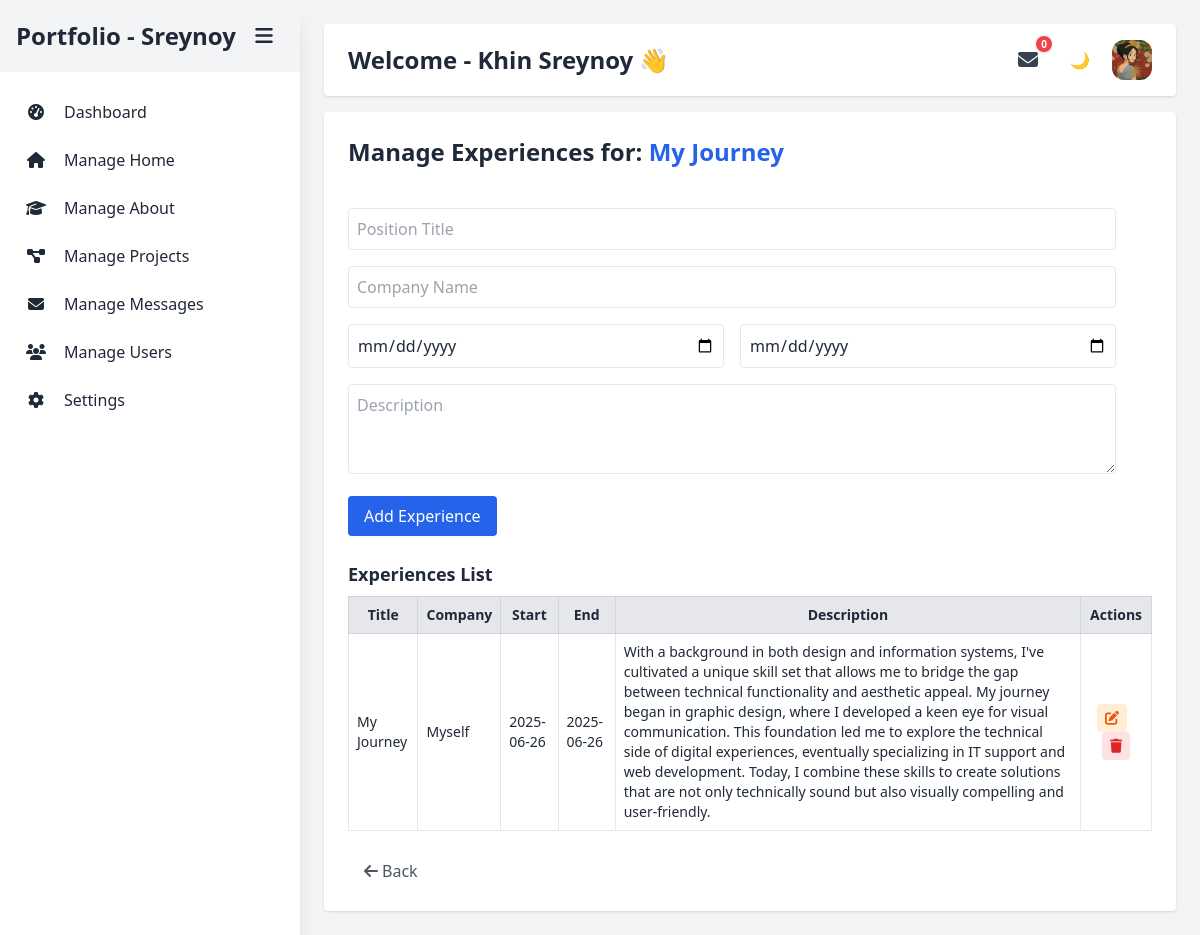
/experiences.php?about_id=4 (signed in), run on the app's committed database.
### tables this page shows
CREATE TABLE IF NOT EXISTS `users` (
  `id` int NOT NULL AUTO_INCREMENT,
  `username` varchar(50) NOT NULL,
  `email` varchar(100) NOT NULL,
  `password` varchar(255) DEFAULT NULL,
  `full_name` varchar(100) DEFAULT NULL,
  `user_profile` varchar(255) DEFAULT NULL,
  `role` varchar(20) DEFAULT NULL,
  `created_at` timestamp NULL DEFAULT CURRENT_TIMESTAMP,
  `updated_at` timestamp NULL DEFAULT CURRENT_TIMESTAMP ON UPDATE CURRENT_TIMESTAMP,
  `is_default_admin` tinyint(1) DEFAULT '0',
  PRIMARY KEY (`id`),
  UNIQUE KEY `email` (`email`)
);

CREATE TABLE IF NOT EXISTS `about` (
  `id` int NOT NULL AUTO_INCREMENT,
  `title` varchar(100) DEFAULT NULL,
  `description` text,
  `lang` varchar(10) DEFAULT 'en',
  `created_at` timestamp NULL DEFAULT CURRENT_TIMESTAMP,
  `updated_at` timestamp NULL DEFAULT CURRENT_TIMESTAMP ON UPDATE CURRENT_TIMESTAMP,
  PRIMARY KEY (`id`)
);

CREATE TABLE IF NOT EXISTS `experiences` (
  `id` int NOT NULL AUTO_INCREMENT,
  `about_id` int NOT NULL,
  `title` varchar(100) DEFAULT NULL,
  `company` varchar(100) DEFAULT NULL,
  `start_date` date DEFAULT NULL,
  `end_date` date DEFAULT NULL,
  `description` text,
  `created_at` timestamp NULL DEFAULT CURRENT_TIMESTAMP,
  `updated_at` timestamp NULL DEFAULT CURRENT_TIMESTAMP ON UPDATE CURRENT_TIMESTAMP,
  `order` int DEFAULT '0',
  PRIMARY KEY (`id`),
  KEY `about_id` (`about_id`)
);

### experiences.php (the view, shortened to what this page needs)
<?php include 'includes/header.php'; ?>
<?php
    $about_id = isset($_GET['about_id']) ? intval($_GET['about_id']) : 0;
    $about = $conn->query("SELECT * FROM about WHERE id = $about_id")->fetch_assoc();
    $experiences = $conn->query("SELECT * FROM experiences WHERE about_id = $about_id ORDER BY start_date DESC");
    $editExp = null;
?>
<div class="flex min-h-screen">
    <?php include 'includes/sidebar.php'; ?>
    <main class="flex-1 p-6">
        <?php  include 'includes/topbar.php'; ?>
        <div class="max-w-full mx-auto bg-white dark:bg-gray-800 p-6 rounded shadow">
            <h2 class="text-2xl font-bold mb-4">
                Manage Experiences for:
                <span class="text-blue-600"><?= htmlspecialchars($about['title']) ?></span>
            </h2>
            <form method="POST" class="my-6 space-y-4 max-w-3xl">
                <input type="text" name="title" placeholder="Position Title" class="w-full dark:bg-gray-700 p-2 border dark:border-gray-800 rounded"
                    value="<?= htmlspecialchars($editExp['title'] ?? '') ?>">
                <input type="text" name="company" placeholder="Company Name" class="w-full dark:bg-gray-700 p-2 border dark:border-gray-800 rounded"
                    value="<?= htmlspecialchars($editExp['company'] ?? '') ?>">
                <div class="grid grid-cols-2 gap-4">
                    <input type="date" name="start_date" class="dark:bg-gray-700 p-2 border dark:border-gray-800 rounded w-full"
                        value="<?= htmlspecialchars($editExp['start_date'] ?? '') ?>">
                    <input type="date" name="end_date" class="dark:bg-gray-700 p-2 border dark:border-gray-800 rounded w-full"
                        value="<?= htmlspecialchars($editExp['end_date'] ?? '') ?>">
                </div>
                <textarea name="description" placeholder="Description" class="w-full dark:bg-gray-700 p-2 border dark:border-gray-800 rounded" rows="3"><?= htmlspecialchars($editExp['description'] ?? '') ?></textarea>
                <button type="submit" class="bg-blue-600 text-white px-4 py-2 rounded hover:bg-blue-700">
                    <?= $editExp ? 'Update Experience' : 'Add Experience' ?>
                </button>
            </form>
            <h3 class="text-lg font-semibold mb-2">Experiences List</h3>
            <table class="w-full border-collapse border text-sm">
                <thead class="bg-gray-200 dark:bg-gray-700">
                    <tr>
                        <th class="p-2 border border-gray-300 dark:border-gray-500">Title</th>
                        <th class="p-2 border border-gray-300 dark:border-gray-500">Company</th>
                        <th class="p-2 border border-gray-300 dark:border-gray-500">Start</th>
                        <th class="p-2 border border-gray-300 dark:border-gray-500">End</th>
                        <th class="p-2 border border-gray-300 dark:border-gray-500">Description</th>
                        <th class="p-2 border border-gray-300 dark:border-gray-500">Actions</th>
                    </tr>
                </thead>
                <tbody>
                <?php while ($exp = $experiences->fetch_assoc()): ?>
                    <tr class="border-b">
                        <td class="p-2 border dark:border-gray-500"><?= htmlspecialchars($exp['title']) ?></td>
                        <td class="p-2 border dark:border-gray-500"><?= htmlspecialchars($exp['company']) ?></td>
                        <td class="p-2 border dark:border-gray-500"><?= $exp['start_date'] ?></td>
                        <td class="p-2 border dark:border-gray-500">
                            <?= ($exp['end_date'] === '0000-00-00' || $exp['end_date'] === null) ? 'Present' : htmlspecialchars($exp['end_date']) ?>
                        </td>
                        <td class="p-2 border dark:border-gray-500"><?= htmlspecialchars($exp['description']) ?></td>
                        <td class="p-2 border dark:border-gray-500 text-center">
                            <a href="experiences.php?edit=<?= $exp['id'] ?>&about_id=<?= $about_id ?>" class="inline-block text-sm px-2 py-1 mr-2 rounded bg-orange-100 text-orange-600">
                                <i class="fa-solid fa-pen-to-square"></i>
                            </a>
                            <a href="?delete=<?= $exp['id'] ?>&about_id=<?= $about_id ?>" onclick="return confirm('Delete this experience?')" class="inline-block text-sm px-2 py-1 rounded bg-red-100 text-red-600">
                                <i class="fa-solid fa-trash"></i>
                            </a>
                        </td>
                    </tr>
                <?php endwhile; ?>
                </tbody>
            </table>
            <div class="mt-6">
                <?php
                    include "components/back-button.php";
                ?>
            </div>
        </div>
    </main>
</div>
<?php include 'includes/footer.php'; ?>

### includes/sidebar.php (shortened to what this page needs)
<?php
$currentPage = basename($_SERVER['PHP_SELF']);
?>
<aside id="sidebar" class="sticky top-0 h-screen bg-white dark:bg-gray-800 shadow-xl transition-all duration-300 ease-in-out overflow-hidden w-1/3 xl:w-1/6 lg:w-1/4">
    <nav>
        <div class="flex items-center justify-between bg-gray-100 dark:bg-gray-700 py-4 px-4">
            <h2 class="menu-title text-2xl font-bold capitalize">Portfolio - <?= htmlspecialchars($userName) ?></h2>
            <button id="toggleSidebar" class="flex items-center justify-center w-10 h-10 hover:bg-gray-300/50 p-2 text-xl rounded-lg" title="Toggle Menu">
                <i class="fas fa-bars"></i>
            </button>
        </div>
        <ul class="mt-4">
            <li>
                <a href="dashboard.php"
                   class="menu-item flex items-center gap-2 py-1 px-4 hover:bg-gray-200 dark:hover:bg-gray-700 block <?= $currentPage === 'dashboard.php' ? 'bg-gray-100 dark:bg-gray-700 font-semibold' : '' ?>">
                   <div class="flex items-center justify-center w-10 h-10"><i class="fas fa-tachometer-alt"></i> </div>
                    <span class="menu-text">Dashboard</span>
                </a>
            </li>
            <li>
                <a href="home.php"
                   class="menu-item flex items-center gap-2 py-1 px-4 hover:bg-gray-200 dark:hover:bg-gray-700 block <?= $currentPage === 'home.php' ? 'bg-gray-100 dark:bg-gray-700 font-semibold' : '' ?>">
                    <div class="flex items-center justify-center w-10 h-10"><i class="fas fa-home"></i> </div>
                    <span class="menu-text">Manage Home</span>
                </a>
            </li>
            <li>
                <a href="about.php"
                   class="menu-item flex items-center gap-2 py-1 px-4 hover:bg-gray-200 dark:hover:bg-gray-700 block <?= $currentPage === 'about.php' ? 'bg-gray-100 dark:bg-gray-700 font-semibold' : '' ?>">
                    <div class="flex items-center justify-center w-10 h-10"><i class="fas fa-graduation-cap"></i> </div>
                    <span class="menu-text">Manage About</span>
                </a>
            </li>
            <li>
                <a href="projects.php"
                   class="menu-item flex items-center gap-2 py-1 px-4 hover:bg-gray-200 dark:hover:bg-gray-700 block <?= $currentPage === 'projects.php' ? 'bg-gray-100 dark:bg-gray-700 font-semibold' : '' ?>">
                    <div class="flex items-center justify-center w-10 h-10"><i class="fas fa-project-diagram"></i> </div>
                    <span class="menu-text">Manage Projects</span>
                </a>
            </li>
            <li>
                <a href="messages.php"
                   class="menu-item flex items-center gap-2 py-1 px-4 hover:bg-gray-200 dark:hover:bg-gray-700 block <?= $currentPage === 'messages.php' ? 'bg-gray-100 dark:bg-gray-700 font-semibold' : '' ?>">
                    <div class="flex items-center justify-center w-10 h-10"><i class="fas fa-envelope"></i> </div>
                    <span class="menu-text">Manage Messages</span>
                </a>
            </li>
            <li>
                <a href="users.php"
                    class="menu-item flex items-center gap-2 py-1 px-4 hover:bg-gray-200 dark:hover:bg-gray-700 block <?= $currentPage === 'users.php' ? 'bg-gray-100 dark:bg-gray-700 font-semibold' : '' ?>">
                    <div class="flex items-center justify-center w-10 h-10"><i class="fas fa-users"></i> </div>
                    <span class="menu-text">Manage Users</span>
                </a>
            </li>
            <li>
                <a href="settings.php"
                    class="menu-item flex items-center gap-2 py-1 px-4 hover:bg-gray-200 dark:hover:bg-gray-700 block <?= $currentPage === 'settings.php' ? 'bg-gray-100 dark:bg-gray-700 font-semibold' : '' ?>">
                    <div class="flex items-center justify-center w-10 h-10"><i class="fa-solid fa-gear"></i> </div>
                    <span class="menu-text">Settings</span>
                </a>
            </li>
        </ul>
    </nav>
</aside>

### includes/topbar.php (shortened to what this page needs)
<header class="sticky top-0 flex justify-between items-center px-6 py-4 mb-4 rounded bg-white dark:bg-gray-800 shadow">
    <h1 class="text-2xl font-bold capitalize">Welcome - <?= htmlspecialchars($siteTitle) ?> 👋</h1>
    <div class="flex gap-3 items-center">
        <div class="relative ml-4">
            <button id="messageToggle"
                class="relative flex items-center justify-center w-10 h-10 p-2 rounded-lg dark:border-gray-600 hover:bg-gray-200 dark:hover:bg-gray-700 focus:outline-none">
                <i class="fas fa-envelope text-xl text-gray-700"></i>
                <span id="unread-badge"
                    class="absolute -top-1 -right-1 w-4 h-4 flex items-center justify-center bg-red-500 text-white text-[10px] font-bold animate-bounce p-1.5 rounded-full leading-none shadow">0</span>
            </button>
        </div>
        <button id="dark-mode-toggle" aria-label="Toggle Dark Mode"
            class="w-10 h-10 p-2 rounded-lg dark:border-gray-600 hover:bg-gray-200 dark:hover:bg-gray-700">
        </button>
        <div class="relative group">
            <button class="w-10 h-10 rounded-xl overflow-hidden flex items-center justify-center">
                <?php if ($userProfile): ?>
                    <img src="<?= htmlspecialchars($userProfile) ?>" alt="Profile" class="w-full h-full object-cover">
                <?php else: ?>
                    <span class="text-sm">N/A</span>
                <?php endif; ?>
            </button>
        </div>
    </div>
</header>

### data on the page
users: username "Sreynoy", full_name "Khin Sreynoy", user_profile (picture)
about: title "My Journey"
experiences: title "My Journey", company "Myself", start_date "2025-06-26", end_date "2025-06-26", description "With a background in both design and information systems, I've cultivated a unique skill set that allows me to bridge the gap between technical functionality and aesthetic appeal. My journey began in graphic design, where I developed a keen eye for visual communication. This foundation led me to explore the technical side of digital experiences, eventually specializing in IT support and web development. Today, I combine these skills to create solutions that are not only technically sound but also visually compelling and user-friendly."

### other printed values
$label "Back"
